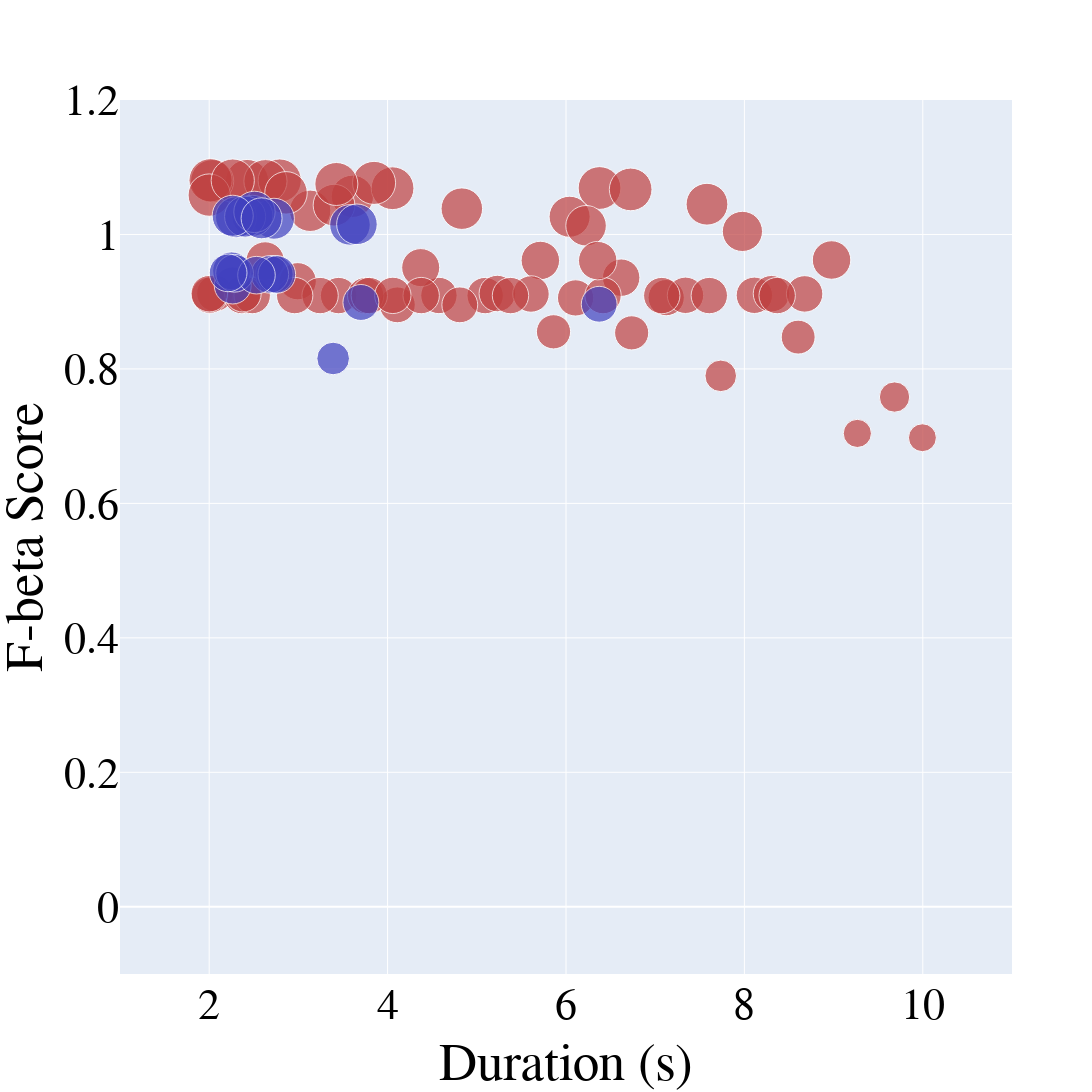

Here is the notebook cell this chart was saved with:
### Code cell
import plotly.graph_objects as go
import numpy as np

# Function to map a value in [1, 65] to a saturation percentage between 30% and 100%
def value_to_saturation(val, min_val=1, max_val=65, min_sat=0.5, max_sat=1.0, gamma=2):
    """
    Normalize the value to [0, 1], then apply a gamma transformation
    to obtain a non-linear mapping, and finally scale to [min_sat, max_sat].
    """
    norm = (val - min_val) / (max_val - min_val)
    sat = min_sat + (norm ** gamma) * (max_sat - min_sat)
    return round(sat * 100, 1)  # Return as percentage

# For R_PRE (red): use hue=0 and apply the saturation mapping to each third-column value
colors_red = [f'hsl(0, {value_to_saturation(val)}%, 50%)' for val in R_PRE[:, 2]]

# For R_ONB (blue): use hue=240 and apply the saturation mapping to each third-column value
colors_blue = [f'hsl(240, {value_to_saturation(val)}%, 50%)' for val in R_ONB[:, 2]]

# Font customization variables
font_family = "Times New Roman"
font_size = 44
font_color = "black"

# Create figure object
fig = go.Figure()

# Add first dataset R_PRE (red)
fig.add_trace(go.Scatter(
    x=R_PRE[:, 1],       # x-axis: threshold (first column)
    y=R_PRE[:, 2],       # y-axis: duration (second column)
    mode='markers',      # markers only
    marker=dict(
        size=R_PRE[:, 2] * 40,  # marker size scaled from the third column values
        color=colors_red        # marker color with saturation based on non-linear mapping
    ),
    name='R_PRE'
))

# Add second dataset R_ONB (blue)
fig.add_trace(go.Scatter(
    x=R_ONB[:, 1],       # x-axis: threshold (first column)
    y=R_ONB[:, 2],       # y-axis: duration (second column)
    mode='markers',      # markers only
    marker=dict(
        size=R_ONB[:, 2] * 40,  # marker size scaled from the third column values
        color=colors_blue       # marker color with saturation based on non-linear mapping
    ),
    name='R_ONB'
))

# Update overall layout: set font, square canvas, axis labels, and hide legend
fig.update_layout(
    font=dict(
        family=font_family,
        size=font_size,
        color=font_color
    ),
    width=1600,
    height=1600,
    showlegend=False,
    xaxis_title="Duration (s)",
    yaxis_title="F-beta Score"
)

# Update x-axis range and tick font
fig.update_xaxes(
    range=[1, 11],
    tickfont=dict(family=font_family, size=font_size, color=font_color)
)

# Update y-axis range and tick font
fig.update_yaxes(
    range=[-0.1, 1.2],
    tickfont=dict(family=font_family, size=font_size, color=font_color)
)

# save the plot as png
# fig.write_image("Duration-F_beta.png")

# Show plot
fig.show()

### Figure 1 — Plotly figure (JSON) as saved in the notebook; plotly's stock layout.template omitted (floating-point values rounded to 4 significant figures)
{"data": [{"marker": {"color": ["hsl(0, 50.0%, 50%)", "hsl(0, 50.0%, 50%)", "hsl(0, 50.0%, 50%)", "hsl(0, 50.0%, 50%)", "hsl(0, 50.0%, 50%)", "hsl(0, 50.0%, 50%)", "hsl(0, 50.0%, 50%)", "hsl(0, 50.0%, 50%)", "hsl(0, 50.0%, 50%)", "hsl(0, 50.0%, 50%)", "hsl(0, 50.0%, 50%)", "hsl(0, 50.0%, 50%)", "hsl(0, 50.0%, 50%)", "hsl(0, 50.0%, 50%)", "hsl(0, 50.0%, 50%)", "hsl(0, 50.0%, 50%)", "hsl(0, 50.0%, 50%)", "hsl(0, 50.0%, 50%)", "hsl(0, 50.0%, 50%)", "hsl(0, 50.0%, 50%)", "hsl(0, 50.0%, 50%)", "hsl(0, 50.0%, 50%)", "hsl(0, 50.0%, 50%)", "hsl(0, 50.0%, 50%)", "hsl(0, 50.0%, 50%)", "hsl(0, 50.0%, 50%)", "hsl(0, 50.0%, 50%)", "hsl(0, 50.0%, 50%)", "hsl(0, 50.0%, 50%)", "hsl(0, 50.0%, 50%)", "hsl(0, 50.0%, 50%)", "hsl(0, 50.0%, 50%)", "hsl(0, 50.0%, 50%)", "hsl(0, 50.0%, 50%)", "hsl(0, 50.0%, 50%)", "hsl(0, 50.0%, 50%)", "hsl(0, 50.0%, 50%)", "hsl(0, 50.0%, 50%)", "hsl(0, 50.0%, 50%)", "hsl(0, 50.0%, 50%)", "hsl(0, 50.0%, 50%)", "hsl(0, 50.0%, 50%)", "hsl(0, 50.0%, 50%)", "hsl(0, 50.0%, 50%)", "hsl(0, 50.0%, 50%)", "hsl(0, 50.0%, 50%)", "hsl(0, 50.0%, 50%)", "hsl(0, 50.0%, 50%)", "hsl(0, 50.0%, 50%)", "hsl(0, 50.0%, 50%)", "hsl(0, 50.0%, 50%)", "hsl(0, 50.0%, 50%)", "hsl(0, 50.0%, 50%)", "hsl(0, 50.0%, 50%)", "hsl(0, 50.0%, 50%)", "hsl(0, 50.0%, 50%)", "hsl(0, 50.0%, 50%)", "hsl(0, 50.0%, 50%)", "hsl(0, 50.0%, 50%)", "hsl(0, 50.0%, 50%)", "hsl(0, 50.0%, 50%)", "hsl(0, 50.0%, 50%)", "hsl(0, 50.0%, 50%)", "hsl(0, 50.0%, 50%)", "hsl(0, 50.0%, 50%)"], "size": [41.54, 36.36, 41.05, 36.24, 36.37, 37.43, 36.23, 36.49, 30.33, 34.15, 42.27, 38.48, 42.76, 35.81, 42.68, 43.18, 36.38, 41.41, 36.5, 42.75, 43.21, 41.8, 36.47, 36.36, 27.91, 38.45, 38.42, 35.81, 36.46, 31.59, 28.16, 43.17, 37.22, 36.36, 36.36, 36.46, 36.38, 43.22, 38.03, 36.39, 36.36, 40.52, 33.89, 43.17, 36.36, 36.36, 36.36, 36.36, 34.21, 42.48, 36.36, 40.18, 36.36, 42.34, 36.36, 43.21, 36.47, 36.36, 41.74, 36.36, 43.07, 36.37, 36.47, 38.44, 43.0]}, "mode": "markers", "name": "R_PRE", "type": "scatter", "x": [4.832, 5.094, 6.041, 7.123, 4.575, 6.619, 6.108, 5.23, 9.683, 6.736, 3.606, 8.977, 6.376, 4.809, 6.725, 2.425, 8.112, 3.132, 2.064, 4.056, 2.79, 7.58, 8.304, 3.451, 9.996, 5.712, 2.627, 4.109, 8.675, 7.735, 9.266, 2.033, 2.992, 2.367, 3.754, 5.607, 7.339, 2.016, 4.371, 2.005, 3.243, 6.225, 8.603, 2.631, 2.482, 3.795, 6.415, 7.074, 5.86, 2.861, 4.377, 7.978, 5.378, 2.001, 2.958, 2.264, 2.378, 7.606, 3.399, 8.367, 3.848, 4.059, 2.001, 6.356, 3.426], "y": [1.038, 0.9091, 1.026, 0.906, 0.9092, 0.9357, 0.9056, 0.9122, 0.7582, 0.8537, 1.057, 0.962, 1.069, 0.8953, 1.067, 1.079, 0.9095, 1.035, 0.9124, 1.069, 1.08, 1.045, 0.9119, 0.9091, 0.6977, 0.9613, 0.9605, 0.8953, 0.9116, 0.7897, 0.7041, 1.079, 0.9304, 0.9091, 0.9091, 0.9114, 0.9095, 1.081, 0.9507, 0.9098, 0.9091, 1.013, 0.8473, 1.079, 0.9091, 0.9091, 0.9091, 0.9091, 0.8552, 1.062, 0.9091, 1.005, 0.9091, 1.059, 0.9091, 1.08, 0.9117, 0.9091, 1.044, 0.9091, 1.077, 0.9094, 0.9119, 0.9611, 1.075]}, {"marker": {"color": ["hsl(240, 50.0%, 50%)", "hsl(240, 50.0%, 50%)", "hsl(240, 50.0%, 50%)", "hsl(240, 50.0%, 50%)", "hsl(240, 50.0%, 50%)", "hsl(240, 50.0%, 50%)", "hsl(240, 50.0%, 50%)", "hsl(240, 50.0%, 50%)", "hsl(240, 50.0%, 50%)", "hsl(240, 50.0%, 50%)", "hsl(240, 50.0%, 50%)", "hsl(240, 50.0%, 50%)", "hsl(240, 50.0%, 50%)", "hsl(240, 50.0%, 50%)", "hsl(240, 50.0%, 50%)", "hsl(240, 50.0%, 50%)", "hsl(240, 50.0%, 50%)", "hsl(240, 50.0%, 50%)", "hsl(240, 50.0%, 50%)", "hsl(240, 50.0%, 50%)"], "size": [40.93, 41.11, 37.63, 41.02, 41.06, 36.96, 40.57, 32.62, 37.63, 37.84, 41.34, 37.62, 41.11, 37.69, 40.61, 35.95, 40.96, 37.58, 35.85, 37.71]}, "mode": "markers", "name": "R_ONB", "type": "scatter", "x": [2.726, 2.484, 2.731, 2.301, 2.403, 2.264, 3.578, 3.39, 2.68, 2.251, 2.508, 2.758, 2.263, 2.284, 3.656, 3.701, 2.587, 2.53, 6.372, 2.212], "y": [1.023, 1.028, 0.9407, 1.026, 1.027, 0.9241, 1.014, 0.8155, 0.9407, 0.9459, 1.034, 0.9405, 1.028, 0.9423, 1.015, 0.8988, 1.024, 0.9395, 0.8962, 0.9428]}], "layout": {"font": {"color": "black", "family": "Times New Roman", "size": 44}, "height": 1600, "showlegend": false, "width": 1600, "xaxis": {"range": [1, 11], "tickfont": {"color": "black", "family": "Times New Roman", "size": 44}, "title": {"text": "Duration (s)"}}, "yaxis": {"range": [-0.1, 1.2], "tickfont": {"color": "black", "family": "Times New Roman", "size": 44}, "title": {"text": "F-beta Score"}}}}
